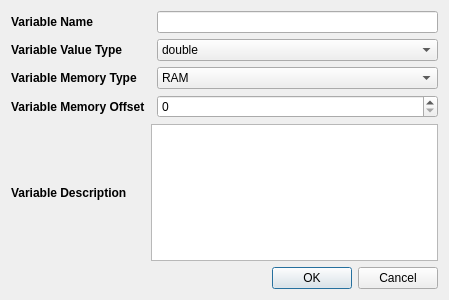
<?xml version="1.0" encoding="UTF-8"?>
<ui version="4.0">
 <class>AddVariableDialog</class>
 <widget class="QDialog" name="AddVariableDialog">
  <property name="geometry">
   <rect>
    <x>0</x>
    <y>0</y>
    <width>449</width>
    <height>300</height>
   </rect>
  </property>
  <property name="windowTitle">
   <string>Dialog</string>
  </property>
  <layout class="QGridLayout" name="gridLayout">
   <item row="0" column="0">
    <widget class="QLabel" name="label">
     <property name="font">
      <font>
       <weight>75</weight>
       <bold>true</bold>
      </font>
     </property>
     <property name="text">
      <string>Variable Name</string>
     </property>
    </widget>
   </item>
   <item row="0" column="2">
    <widget class="QLineEdit" name="m_variableNameLineEdit"/>
   </item>
   <item row="1" column="0">
    <widget class="QLabel" name="label_2">
     <property name="font">
      <font>
       <weight>75</weight>
       <bold>true</bold>
      </font>
     </property>
     <property name="text">
      <string>Variable Value Type</string>
     </property>
    </widget>
   </item>
   <item row="1" column="2">
    <widget class="QComboBox" name="m_variableTypeCombo">
     <item>
      <property name="text">
       <string>double</string>
      </property>
     </item>
     <item>
      <property name="text">
       <string>float</string>
      </property>
     </item>
     <item>
      <property name="text">
       <string>sint32</string>
      </property>
     </item>
     <item>
      <property name="text">
       <string>uint32</string>
      </property>
     </item>
     <item>
      <property name="text">
       <string>sint16</string>
      </property>
     </item>
     <item>
      <property name="text">
       <string>uint16</string>
      </property>
     </item>
     <item>
      <property name="text">
       <string>sint8</string>
      </property>
     </item>
     <item>
      <property name="text">
       <string>uint8</string>
      </property>
     </item>
    </widget>
   </item>
   <item row="3" column="0">
    <widget class="QLabel" name="label_4">
     <property name="font">
      <font>
       <weight>75</weight>
       <bold>true</bold>
      </font>
     </property>
     <property name="text">
      <string>Variable Memory Type</string>
     </property>
    </widget>
   </item>
   <item row="3" column="2">
    <widget class="QComboBox" name="m_variableMemoryTypeCombo">
     <item>
      <property name="text">
       <string>RAM</string>
      </property>
     </item>
     <item>
      <property name="text">
       <string>EEPROM</string>
      </property>
     </item>
    </widget>
   </item>
   <item row="5" column="1" colspan="2">
    <widget class="QTextEdit" name="m_variableDescriptionTextEdit"/>
   </item>
   <item row="8" column="0" colspan="3">
    <widget class="QDialogButtonBox" name="buttonBox">
     <property name="orientation">
      <enum>Qt::Horizontal</enum>
     </property>
     <property name="standardButtons">
      <set>QDialogButtonBox::Cancel|QDialogButtonBox::Ok</set>
     </property>
    </widget>
   </item>
   <item row="5" column="0">
    <widget class="QLabel" name="label_5">
     <property name="font">
      <font>
       <weight>75</weight>
       <bold>true</bold>
      </font>
     </property>
     <property name="text">
      <string>Variable Description</string>
     </property>
    </widget>
   </item>
   <item row="4" column="0">
    <widget class="QLabel" name="label_3">
     <property name="font">
      <font>
       <weight>75</weight>
       <bold>true</bold>
      </font>
     </property>
     <property name="text">
      <string>Variable Memory Offset</string>
     </property>
    </widget>
   </item>
   <item row="4" column="2">
    <widget class="QSpinBox" name="m_variableOffsetSpinBox">
     <property name="maximum">
      <number>256</number>
     </property>
    </widget>
   </item>
  </layout>
 </widget>
 <resources/>
 <connections>
  <connection>
   <sender>buttonBox</sender>
   <signal>accepted()</signal>
   <receiver>AddVariableDialog</receiver>
   <slot>accept()</slot>
   <hints>
    <hint type="sourcelabel">
     <x>248</x>
     <y>254</y>
    </hint>
    <hint type="destinationlabel">
     <x>157</x>
     <y>274</y>
    </hint>
   </hints>
  </connection>
  <connection>
   <sender>buttonBox</sender>
   <signal>rejected()</signal>
   <receiver>AddVariableDialog</receiver>
   <slot>reject()</slot>
   <hints>
    <hint type="sourcelabel">
     <x>316</x>
     <y>260</y>
    </hint>
    <hint type="destinationlabel">
     <x>286</x>
     <y>274</y>
    </hint>
   </hints>
  </connection>
 </connections>
</ui>
